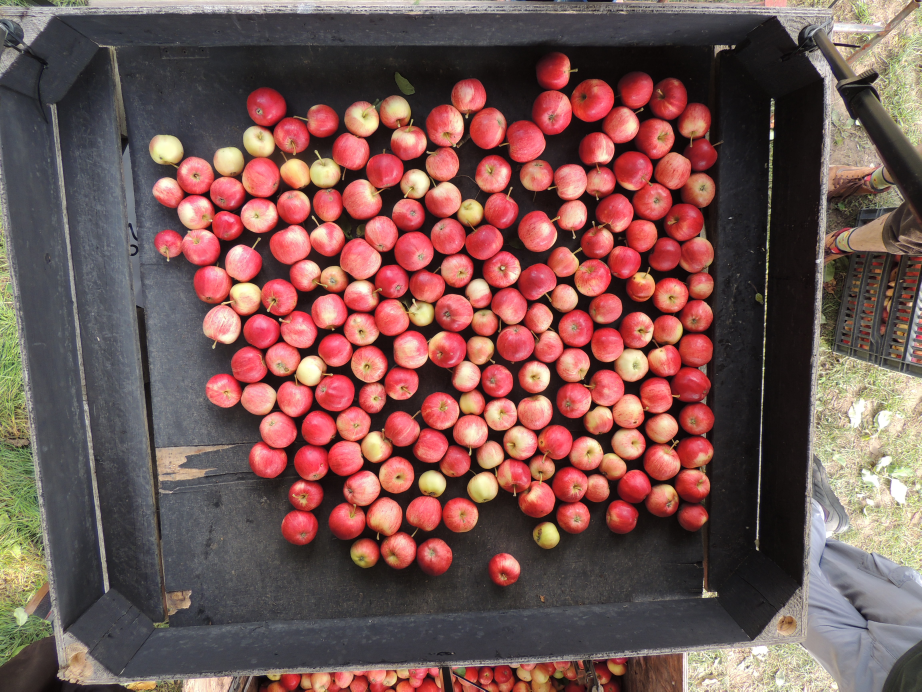
#> input picture DATA/raw_2025/DSCN0002.JPG, 4608 x 3456 px, found by its file name (shown at 1/5 size)
$ python click_bin_corners.py ../DATA/raw_2025/DSCN0002.JPG
#> lines starting #> are read from the running program, lines starting #| are printed output that depends on the picture
### SRC/apple_counter_v2.py
"""
Apple bin image analysis  (v2)
==============================

For each top-down photograph of the black-painted trial bin:

1. Find the bin's outer rim automatically (or read corners you clicked by hand
   from bin_corners.csv), allowing for changes in position, rotation and slight
   perspective (keystone) between photos.
2. Rectify ("warp") the bin to a true top-down view with a fixed scale
   (RECT_PX_PER_MM), using the known outer rim size (BIN_W_MM x BIN_H_MM).
   Scale is therefore calibrated per image rather than hard-coded.
3. Keep only the bin interior (outer rim minus ROI_MARGIN_MM), so poles,
   grass, cable ties and the neighbouring bin are excluded by construction.
4. Segment fruit by colour (CIELAB chroma, lightness and hue; the painted
   floor is dark and nearly neutral). Touching apples are separated using the
   dark creases between them (black-top-hat) + seeded watershed, then
   fragments are merged and merged pairs re-split using size/shape rules.
   Non-apple objects (leaves, cable ties, pole reflections, floor glare) are
   rejected by size, shape, fill and colour.
5. Per apple: diameters in mm (area-equivalent, ellipse major/minor),
   CIELAB colour, hue angle, and the fraction of skin that is red ("blush").
6. Write a per-apple CSV, a per-image summary CSV (with QC flags), and QC
   overlay images.

IMPORTANT - calibration plane
-----------------------------
The scale comes from the rim, but apples sit on the floor, below the rim and
therefore further from the camera, so they look smaller than they would at rim
height. PLANE_CORRECTION corrects for this. It must be measured once for the
rig (see README / notes): photograph objects of known diameter (e.g. apples
measured with callipers) in the bin and set
    PLANE_CORRECTION = mean(true diameter) / mean(diameter_*_mm_uncorrected)
This factor also absorbs any small systematic bias in where the segmented
outline sits relative to the true fruit edge. Until it is measured, absolute
diameters are biased (probably low) by an unknown few per cent; relative
comparisons between trees remain valid while the rig is unchanged.

Requirements: numpy, pandas, opencv-python, scipy, scikit-image
Usage:  python SRC/apple_counter_v2.py [--raw DIR] [--out DIR] [--corners CSV]
"""

from __future__ import annotations

import argparse
import re
import csv
from pathlib import Path

import cv2
import numpy as np
import pandas as pd
from scipy import ndimage as ndi
from skimage.feature import peak_local_max
from skimage.segmentation import watershed

# =============================== USER SETTINGS =============================== #

PROJECT_ROOT = Path(__file__).resolve().parents[1]
RAW_DIR = PROJECT_ROOT / "DATA" / "raw_2025"
OUT_DIR = PROJECT_ROOT / "DATA" / "processed_2025"
# Manual corners (click_bin_corners.py): DATA/bin_corners_<raw folder>.csv by
# default, named per folder because camera file numbers repeat between seasons.
# Optional reference-code pairs from pair_reference_sheets.py: by default
# DATA/image_pairs_<raw folder>.csv (named per folder because camera file
# numbers repeat between seasons).


# Optional harvest record (crate weights per tree), used with the pairs file to
# assign every crate to a photo and compute mean fruit mass. Expected columns:
# a tree column, optionally a plot column, and one weight column per crate
# whose name contains the crate letter, e.g. "Fruit_Weight_A_(kg)".
HARVEST_FILE = None          # e.g. PROJECT_ROOT / "DATA" / "2026.09.05_plumford_harvest_assessment.xlsx"
HARVEST_SHEET = 0            # sheet name or index
HARVEST_TREE_COL = "Tree"
HARVEST_PLOT_COL = "Plot"    # set to None if there is no plot column
HARVEST_WEIGHT_COL_REGEX = r"Weight_([A-Z])"   # captures the crate letter
# Flag photos/trees whose mean fruit mass differs from the batch median by more
# than this factor (e.g. a crate assumed to be in a photo that is really elsewhere)
MASS_RATIO_LIMIT = 1.5


def default_corners_csv(raw_dir: Path) -> Path:
    return PROJECT_ROOT / "DATA" / f"bin_corners_{Path(raw_dir).name}.csv"


def default_pairs_csv(raw_dir: Path) -> Path:
    return PROJECT_ROOT / "DATA" / f"image_pairs_{Path(raw_dir).name}.csv"

# Bin outer rim dimensions (mm). Width = the long side (left-right in photos).
BIN_W_MM = 1220.0
BIN_H_MM = 1020.0

# Resolution of the rectified (top-down) image used for all measurements.
RECT_PX_PER_MM = 2.0

# Ignore this many mm inside the outer rim (rim top + poles lying on it).
ROI_MARGIN_MM = 40.0

# Scale correction from the rim plane to the apple-equator plane (see above).
PLANE_CORRECTION = 1.00

# Fruit colour segmentation (CIELAB, L 0-100, a/b approx -128..127).
FRUIT_MIN_CHROMA = 16.0     # painted floor is near-neutral (chroma < ~15)
FRUIT_BRIGHT_L = 68.0       # pale cheeks/highlights: low chroma but brighter than the floor
FRUIT_BRIGHT_MIN_B = 8.0    # ...and yellowish (sunlit floor glare is bluish/neutral)
FRUIT_MIN_L = 20.0
FRUIT_DARK_L = 50.0           # below this L*, ...
FRUIT_DARK_CHROMA_SLOPE = 0.8  # ...required chroma rises by this per L* unit
FRUIT_HUE_MAX_DEG = 135.0     # fruit hue angle window (green skin reaches ~125 deg)
FRUIT_HUE_MIN_WRAP_DEG = 300.0  # ...wrapping round through magenta-red

# Accepted apple size and shape (after PLANE_CORRECTION).
MIN_DIAM_MM = 25.0            # smaller objects rejected
SMALL_FLAG_MM = 40.0          # apples below this are counted but flagged (often partly hidden)
MAX_DIAM_MM = 110.0
MIN_SOLIDITY = 0.86
MIN_FILL_FRACTION = 0.75      # fruit pixels / filled outline (rejects hollow loops)
STALK_OPEN_MM = 8.0           # opening used to strip stalks/leaf tips before measuring
MIN_AXIS_RATIO = 0.60          # minor/major of fitted ellipse
OVERSIZE_FACTOR = 1.40         # regions > this x median diameter are tested as 2+ apples
KMEANS_SEED = 0                # fixed seed so repeated runs give identical results

# Watershed seeds: minimum spacing between apple centres (mm).
MIN_CENTRE_SPACING_MM = 28.0
MIN_SEED_RADIUS_MM = 10.0      # core distance-transform peak must exceed this
CREASE_WIDTH_MM = 10.0         # structuring element for the dark creases between fruit
CREASE_THRESH_L = 4.0          # L* drop marking a crease (lower = more splitting)

# Red blush: skin pixels with CIELAB hue angle (h_ab) below this are counted as
# blush. 0 deg = red-purple, 90 deg = yellow, 180 deg = bluish-green (McGuire 1992,
# HortScience 27:1254-1255). 49 deg is the blush/non-blush boundary found for
# 'Honeycrisp' by Winzeler & Schupp (2011, HortScience 46:705-709); check it
# against visual scores for your cultivar and camera.
BLUSH_HUE_MAX_DEG = 49.0

IMAGE_SUFFIXES = {".jpg", ".jpeg", ".png", ".tif", ".tiff"}

# ======================= BIN (RIM) DETECTION ================================ #

_WORK = 0.25      # detection runs on a 1/4-size copy
_OFF = 4          # px either side of a candidate edge
_BAND = 14        # px band used for paint/not-paint context
_NS = 140         # samples along each candidate line
_ASPECT_TOL = 0.03
SCALE_OUTLIER_TOL = 0.03   # flag/re-detect bins whose scale differs from the batch median by >3%


def _paint_fraction(sm: np.ndarray) -> np.ndarray:
    lab = cv2.cvtColor(sm, cv2.COLOR_BGR2LAB).astype(np.int16)
    L, a, b = lab[..., 0], lab[..., 1] - 128, lab[..., 2] - 128
    m = ((b <= 3) & (a < 8) & (b > -30) & (L < 150)).astype(np.float32)
    return cv2.blur(m, (_BAND, _BAND))


def _sample(img, x, y):
    h, w = img.shape
    xi = np.clip(np.round(x).astype(np.int32), 0, w - 1)
    yi = np.clip(np.round(y).astype(np.int32), 0, h - 1)
    return img[yi, xi]


def _best_edge(gray, pin, side, lo, hi, tilt, use_context, t0=0.08, t1=0.92, return_all=False):
    """Search all straight lines for one side of the rim.

    A line is given by its position a at t0 and b at t1 along the side.
    Score = mean along the line of (outside brighter than inside), optionally
    weighted by 'inside looks like painted bin, outside does not'.
    """
    H, W = gray.shape
    a = np.arange(lo, hi, dtype=float)
    d = np.arange(-tilt, tilt + 1, dtype=float)
    A = np.repeat(a, len(d))
    B = A + np.tile(d, len(a))
    t = np.linspace(t0, t1, _NS)[None, :]
    pos = A[:, None] + (B - A)[:, None] * (t - t0) / (t1 - t0)
    horiz = side in ("top", "bottom")
    along = np.broadcast_to(t * ((W if horiz else H) - 1), pos.shape)
    sgn = -1.0 if side in ("top", "left") else 1.0

    def S(img, off):
        q = pos + sgn * off
        return _sample(img, along, q) if horiz else _sample(img, q, along)

    s = np.clip(S(gray, _OFF) - S(gray, -_OFF), 0, 80) / 80.0
    if use_context:
        s = s * np.clip(S(pin, -(_OFF + _BAND / 2)) - S(pin, _OFF + _BAND / 2), 0, 1)
    score = s.mean(1)
    if return_all:
        return A, B, score
    k = int(np.argmax(score))
    return A[k], B[k], float(score[k])


def _pts(side, a, b, W, H, t0=0.08, t1=0.92):
    if side in ("top", "bottom"):
        return np.array([t0 * (W - 1), a]), np.array([t1 * (W - 1), b])
    return np.array([a, t0 * (H - 1)]), np.array([b, t1 * (H - 1)])


def _intersect(p1, p2, q1, q2):
    r, s = p2 - p1, q2 - q1
    t = np.linalg.solve(np.array([r, -s]).T, q1 - p1)
    return p1 + t[0] * r


def detect_bin_corners(img_bgr: np.ndarray, expected_px_per_mm: float | None = None):
    """Return (corners[4x2] TL,TR,BR,BL in full-res px, qc_flag, info dict).

    If expected_px_per_mm is given (e.g. the batch median), the rim edges are
    constrained to give a bin of about that size - used to re-detect images
    where shadows or clutter fooled the unconstrained search."""
    sm = cv2.resize(img_bgr, None, fx=_WORK, fy=_WORK, interpolation=cv2.INTER_AREA)
    gray = cv2.GaussianBlur(cv2.cvtColor(sm, cv2.COLOR_BGR2GRAY), (5, 5), 0).astype(np.float32)
    pin = _paint_fraction(sm)
    H, W = gray.shape

    e = {}
    # Top and bottom outer edges are long and rarely occluded.
    if expected_px_per_mm is None:
        e["top"] = _best_edge(gray, pin, "top", 0, int(0.40 * H), int(0.04 * W), False)
        e["bottom"] = _best_edge(gray, pin, "bottom", int(0.60 * H), H, int(0.04 * W), False)
    else:
        # choose the best top/bottom PAIR whose separation matches the expected bin height
        h_exp = expected_px_per_mm * BIN_H_MM * _WORK
        cand = {}
        for side, lo, hi in (("top", 0, int(0.45 * H)), ("bottom", int(0.55 * H), H)):
            A, B, sc = _best_edge(gray, pin, side, lo, hi, int(0.04 * W), False, return_all=True)
            keep = np.argsort(sc)[::-1][:1500]
            cand[side] = (A[keep], B[keep], sc[keep])
        At, Bt, St = cand["top"]
        Ab, Bb, Sb = cand["bottom"]
        sep = 0.5 * ((Ab + Bb)[None, :] - (At + Bt)[:, None])
        tot = np.where(np.abs(sep / h_exp - 1) < 0.04, St[:, None] + Sb[None, :], -1)
        i, j = np.unravel_index(np.argmax(tot), tot.shape)
        if tot[i, j] < 0:
            raise RuntimeError("no rim edge pair matches the expected scale")
        e["top"] = (At[i], Bt[i], float(St[i]))
        e["bottom"] = (Ab[j], Bb[j], float(Sb[j]))
    # Left/right edges are often hidden under the camera-rig poles.
    e["left"] = _best_edge(gray, pin, "left", 0, int(0.40 * W), int(0.05 * H), True)
    e["right"] = _best_edge(gray, pin, "right", int(0.60 * W), W, int(0.05 * H), True)

    h_mid = 0.5 * ((e["bottom"][0] + e["bottom"][1]) - (e["top"][0] + e["top"][1]))
    w_exp = h_mid * BIN_W_MM / BIN_H_MM
    xl = 0.5 * (e["left"][0] + e["left"][1])
    xr = 0.5 * (e["right"][0] + e["right"][1])
    width_err = (xr - xl - w_exp) / w_exp
    qc = "auto_ok"
    if abs(width_err) > _ASPECT_TOL:
        # Keep the better-supported side, place the other at the expected width.
        if e["left"][2] >= e["right"][2]:
            e["right"] = (e["left"][0] + w_exp, e["left"][1] + w_exp, 0.0)
            qc = "auto_right_inferred"
        else:
            e["left"] = (e["right"][0] - w_exp, e["right"][1] - w_exp, 0.0)
            qc = "auto_left_inferred"
    T = _pts("top", e["top"][0], e["top"][1], W, H)
    B = _pts("bottom", e["bottom"][0], e["bottom"][1], W, H)
    L = _pts("left", e["left"][0], e["left"][1], W, H)
    R = _pts("right", e["right"][0], e["right"][1], W, H)
    corners = np.array([_intersect(*T, *L), _intersect(*T, *R),
                        _intersect(*B, *R), _intersect(*B, *L)]) / _WORK
    h0, w0 = img_bgr.shape[:2]
    tol = 0.005 * w0
    if ((corners[:, 0] < -tol) | (corners[:, 0] > w0 + tol) |
            (corners[:, 1] < -tol) | (corners[:, 1] > h0 + tol)).any():
        qc += "+corner_outside_frame"
    info = {f"edge_score_{k}": round(v[2], 3) for k, v in e.items()}
    info["lr_width_error_initial"] = round(float(width_err), 4)
    return corners, qc, info


def _normalise_codes(text) -> list:
    """'20a, 20B' / '20A+20B' / ' 20A;20B ' -> ['20A', '20B']"""
    return [c for c in re.split(r"[;,+/&\s]+", str(text).strip().upper()) if c]


# [71 lines left out: functions load_pairs, load_manual_corners, rectify, image_px_per_mm, not called in this run]


# ============================ APPLE DETECTION =============================== #

def to_lab(bgr):
    lab = cv2.cvtColor(bgr.astype(np.float32) / 255.0, cv2.COLOR_BGR2Lab)
    return lab[..., 0], lab[..., 1], lab[..., 2]


# [345 lines left out: functions roi_mask, fruit_mask, split_apples, _boxes, _pad, _clean_region and 7 more, not called in this run]


def list_images(d: Path):
    return sorted(p for p in d.iterdir() if p.suffix.lower() in IMAGE_SUFFIXES
                  and not p.stem.endswith("_processed"))


# [323 lines left out: functions detect_all_bins, process_image, main, load_harvest, reconcile_harvest, tree_summary, not called in this run]


# [2 lines that do not run on import are left out]

### SRC/click_bin_corners.py
r"""
Manually mark (or correct) the four outer rim corners of the apple bin.

Writes/updates DATA/bin_corners_<raw folder>.csv, which apple_counter_v2.py
uses (for the same --raw folder) in preference to automatic rim detection for
any image listed in it.

Usage (from the repository folder; Windows paths shown)
-----
  All images in a folder:
    python SRC\click_bin_corners.py --raw DATA\raw_test_bin

  Only images flagged by a previous counter run (bin_qc not auto_ok), using
  the image_summary.csv in that run's output folder:
    python SRC\click_bin_corners.py --raw DATA\raw_test_bin --out DATA\processed_v2 --flagged

  Particular images:
    python SRC\click_bin_corners.py --raw DATA\raw_test_bin DSCN9917.JPG DSCN9939.JPG

  Then re-run the counter with the same --raw folder; it picks the corners up.

In the window
-------------
  * The window is sized to fit your screen (use --scale 0.2, say, if it is
    still too big or small). A magnifier near the cursor shows the photo at
    full resolution: aim the cross hair at the corner, then click.
  * The automatic estimate is drawn in yellow.
  * Click the 4 OUTER rim corners in order: top-left, top-right,
    bottom-right, bottom-left. Where a corner is hidden under a pole, click
    where the two rim edges would meet.
  * Enter / Space : accept (your 4 clicks, or the yellow estimate if you
                    made no clicks)
  * Backspace     : undo last click
  * s             : skip this image (no change to the CSV)
  * Esc           : save and quit
"""

import argparse
import csv
import sys
from pathlib import Path

import cv2
import numpy as np
import pandas as pd

sys.path.insert(0, str(Path(__file__).resolve().parent))
import apple_counter_v2 as ac  # noqa: E402

SCREEN_FILL_W, SCREEN_FILL_H = 0.90, 0.85   # fraction of the screen the window may use
MAG_SIZE = 220        # magnifier box on screen (px)
MAG_ZOOM_FULLRES = 1  # magnifier shows the photo at this many screen px per photo px
FIELDS = ["filename", "tl_x", "tl_y", "tr_x", "tr_y", "br_x", "br_y", "bl_x", "bl_y"]
NAMES = ["top-left", "top-right", "bottom-right", "bottom-left"]


def load(path):
    out = {}
    if path.exists():
        with open(path, newline="") as f:
            for r in csv.DictReader(f):
                out[r["filename"]] = r
    return out


def save(path, rows):
    path.parent.mkdir(parents=True, exist_ok=True)
    with open(path, "w", newline="") as f:
        w = csv.DictWriter(f, fieldnames=FIELDS)
        w.writeheader()
        for k in sorted(rows):
            w.writerow(rows[k])


def screen_size():
    """Usable screen size in the units OpenCV windows use (logical pixels)."""
    try:
        import tkinter as tk
        root = tk.Tk()
        root.withdraw()
        w, h = root.winfo_screenwidth(), root.winfo_screenheight()
        root.destroy()
        return w, h
    except Exception:
        return 1280, 720


def annotate(img, auto, scale=None, label=""):
    H0, W0 = img.shape[:2]
    if scale is None:
        sw, sh = screen_size()
        scale = min(SCREEN_FILL_W * sw / W0, SCREEN_FILL_H * sh / H0)
    s = scale
    base = cv2.resize(img, None, fx=s, fy=s, interpolation=cv2.INTER_AREA)
    bh, bw = base.shape[:2]
    fs = max(0.45, bw / 1800)                # text size relative to the window
    th = 1
    banner = int(34 * fs / 0.55)             # height of the instruction strip
    clicks = []
    cursor = [None]
    mag = min(MAG_SIZE, bw // 3, bh // 3)    # magnifier size on screen
    half = int(mag / (2 * MAG_ZOOM_FULLRES))  # half-width of the magnified photo region (photo px)
    pad_img = cv2.copyMakeBorder(img, half, half, half, half, cv2.BORDER_CONSTANT, value=(0, 0, 0))
    auto_full = np.asarray(auto, float)

    # [15 lines left out: function magnifier, not called in this run]

    def redraw():
        v = base.copy()
        cv2.polylines(v, [np.round(auto_full * s).astype(np.int32)], True, (0, 255, 255), 1)
        for i, p in enumerate(clicks):
            cv2.circle(v, p, 6, (0, 0, 255), 2)
            cv2.putText(v, NAMES[i], (p[0] + 8, p[1] - 8), cv2.FONT_HERSHEY_SIMPLEX, fs, (0, 0, 255), th)
        if len(clicks) > 1:
            cv2.polylines(v, [np.array(clicks, np.int32)], len(clicks) == 4, (0, 0, 255), 2)
        if cursor[0] is not None:
            x, y = cursor[0]
            m = magnifier(x, y)
            # put the magnifier in the corner furthest from the cursor
            mx = 10 if x > bw / 2 else bw - mag - 10
            my = banner + 10 if y > bh / 2 else bh - mag - 10
            v[my:my + mag, mx:mx + mag] = m
        step = (f"Click {NAMES[len(clicks)].upper()} corner ({len(clicks) + 1}/4)" if len(clicks) < 4
                else "Press Enter to accept")
        keys = "Enter=accept  Backspace=undo  s=skip  Esc=quit"
        cv2.rectangle(v, (0, 0), (bw, banner), (40, 40, 40), -1)
        y_txt = int(banner * 0.68)
        if label:   # file name and progress, e.g. "DSCN9917.JPG  (3 of 12)"
            cv2.putText(v, label, (10, y_txt), cv2.FONT_HERSHEY_SIMPLEX, fs, (255, 255, 255), th + 1, cv2.LINE_AA)
            (lw, _), _ = cv2.getTextSize(label, cv2.FONT_HERSHEY_SIMPLEX, fs, th + 1)
            step_x = 10 + lw + int(25 * fs / 0.55)
        else:
            step_x = 10
        cv2.putText(v, step, (step_x, y_txt), cv2.FONT_HERSHEY_SIMPLEX, fs, (0, 255, 255), th + 1, cv2.LINE_AA)
        (tw, _), _ = cv2.getTextSize(keys, cv2.FONT_HERSHEY_SIMPLEX, fs * 0.85, th)
        cv2.putText(v, keys, (bw - tw - 10, y_txt), cv2.FONT_HERSHEY_SIMPLEX, fs * 0.85, (255, 255, 255), th,
                    cv2.LINE_AA)
        cv2.imshow("bin corners", v)

    # [7 lines left out: function on_mouse, not called in this run]

    cv2.namedWindow("bin corners", cv2.WINDOW_AUTOSIZE)   # 1 window px = 1 image px: clicks map exactly
    if label:
        try:
            cv2.setWindowTitle("bin corners", f"bin corners - {label}")
        except Exception:
            pass
    cv2.moveWindow("bin corners", 0, 0)
    cv2.setMouseCallback("bin corners", on_mouse)
    redraw()
    while True:
        k = cv2.waitKey(20) & 0xFF
        if k in (13, 32):                       # Enter / Space
            if len(clicks) == 4:
                return np.array(clicks, float) / s
            if not clicks:
                return auto
        elif k == 8 and clicks:                 # Backspace
            clicks.pop()
            redraw()
        elif k == ord("s"):
            return "skip"
        elif k == 27:                           # Esc
            return "quit"


def main():
    ap = argparse.ArgumentParser()
    ap.add_argument("files", nargs="*", help="image file names in --raw (default: all images)")
    ap.add_argument("--raw", type=Path, default=ac.RAW_DIR, help="folder of original photos")
    ap.add_argument("--out", type=Path, default=ac.OUT_DIR,
                    help="output folder of a previous counter run (holds image_summary.csv); used with --flagged")
    ap.add_argument("--corners", type=Path, default=None,
                    help="corners CSV to write; default DATA/bin_corners_<raw folder>.csv")
    ap.add_argument("--scale", type=float, default=None,
                    help="display scale (e.g. 0.2); default: fit the screen")
    ap.add_argument("--flagged", action="store_true",
                    help="only images whose bin_qc in <out>/image_summary.csv is not auto_ok")
    args = ap.parse_args()
    args.corners = args.corners or ac.default_corners_csv(args.raw)
    if not args.raw.is_dir():
        sys.exit(f"Image folder not found: {args.raw.resolve()}")
    for f in args.files:
        if not (args.raw / f).is_file():
            sys.exit(f"Image not found: {(args.raw / f).resolve()}\n"
                     "(Positional arguments are image file names; use --out for the results folder.)")

    paths = [args.raw / f for f in args.files] if args.files else ac.list_images(args.raw)
    if args.flagged:
        summ_path = args.out / "image_summary.csv"
        if not summ_path.is_file():
            sys.exit(f"--flagged needs {summ_path.resolve()}\n"
                     "Run apple_counter_v2.py first, and give its output folder with --out.")
        summ = pd.read_csv(summ_path)
        bad = set(summ.loc[summ.bin_qc != "auto_ok", "filename"])
        paths = [p for p in paths if p.name in bad]
    rows = load(args.corners)
    print(f"{len(paths)} images to review; corners file: {args.corners.resolve()}")
    for n_img, p in enumerate(paths, start=1):
        img = cv2.imread(str(p))
#> img is the input picture: shape (3456, 4608, 3); mean B, G, R 82.3, 86, 119.1
        if img is None:
            print(f"  cannot read {p}")
            continue
        if p.name in rows:
            r = rows[p.name]
            auto = np.array([[float(r[f"{c}_x"]), float(r[f"{c}_y"])] for c in ("tl", "tr", "br", "bl")])
        else:
            auto, _, _ = ac.detect_bin_corners(img)
#> in detect_bin_corners, `sm = cv2.resize(img_bgr, None, fx=_WORK, fy=_WORK, interpolation=cv2.I..`:
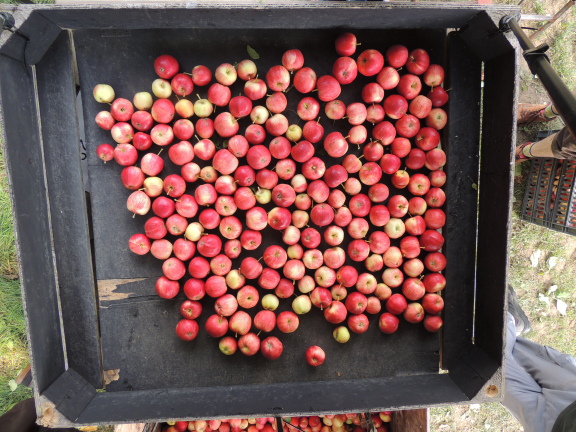
#> sm: shape (864, 1152, 3) (shown at 1/2 size); mean B, G, R 82.3, 86, 119.1
#> in detect_bin_corners, `gray = cv2.GaussianBlur(cv2.cvtColor(sm, cv2.COLOR_BGR2GRAY), (5, 5), ..`:
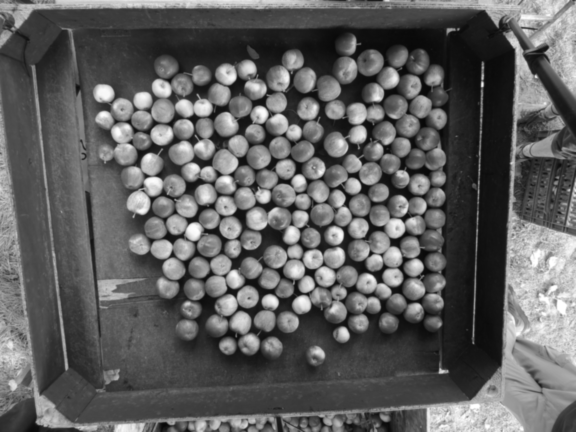
#> gray: shape (864, 1152) float32 (shown at 1/2 size); min 7, max 255, mean 95.5
#> in _paint_fraction, `lab = cv2.cvtColor(sm, cv2.COLOR_BGR2LAB).astype(np.int16)`:
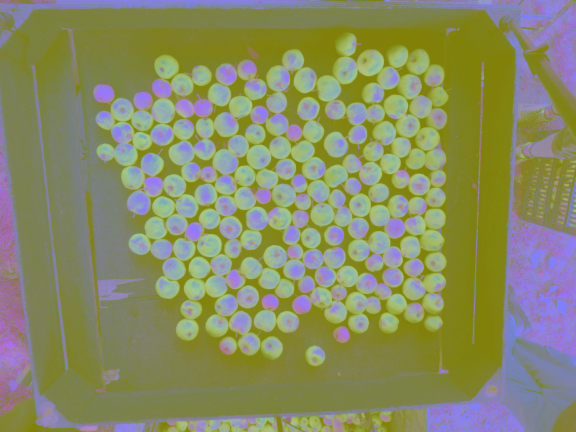
#> lab: shape (864, 1152, 3) int16 (shown at 1/2 size); mean B, G, R 101.1, 140.6, 136.5
#> (the rest of the program and of its run is left out)
